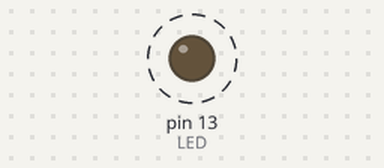
The sketch below on a simulated Arduino Uno, built with avr-gcc and run on an emulated ATmega328P. On the bench: output pins drawn as LEDs (lit = HIGH). Dashed ring = blinking.

Above: at 0.5 s.
Timing chart, 0 to 4.6 s (numbered marks = the images above):
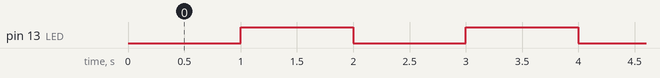

The sketch:

ch100.ino
```cpp
#include<TimerOne.h>

int LED = 13;
int state = 0;
void setup() {
  pinMode(LED,OUTPUT);
  Timer1.initialize(1000000);
  Timer1.attachInterrupt(t1sec);
}

void loop() {

}

void t1sec(){
  digitalWrite(LED, state^=1 );
}
```

Measured:
- by itself, pin 13 (LED): alternates HIGH for 1.0 s and LOW for 1.0 s
